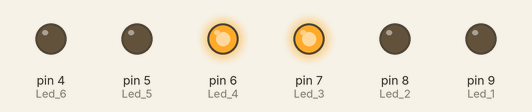
Recording of a sketch running on a simulated Arduino Uno, built with avr-gcc and run on an emulated ATmega328P. Shown: output pins drawn as LEDs (lit = HIGH).

Above: at 0.17 s.
At 0.87 s:
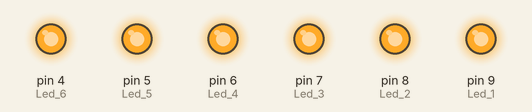
At 1.22 s:
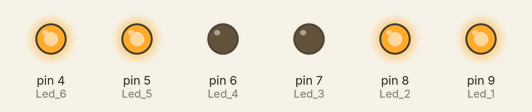
At 1.57 s:
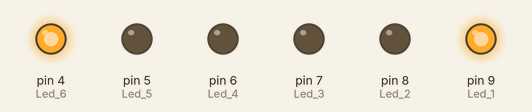
At 2.62 s:
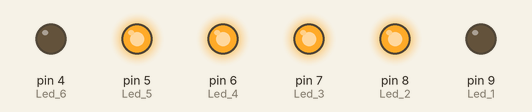
At 4.02 s:
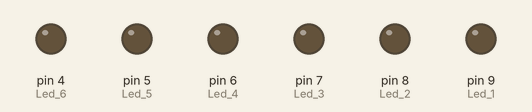
Timing chart, 0 to 4.8 s (numbered marks = the images above):
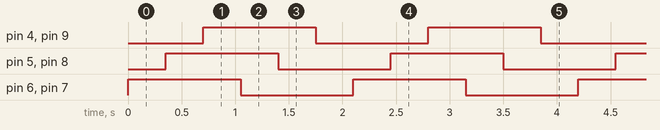

The sketch:

code.ino
```cpp
/*
	Projeto: Luizinha
    Cliente: SENAI-Timbó
    Projetista: William Colasso Pereira
    Data: 20/05/2024

    Resumo: Pisca-Pisca estrelinha

*/

//		Definição de constantes
#define Led_1 9
#define Led_2 8
#define Led_3 7
#define Led_4 6
#define Led_5 5
#define Led_6 4


void setup()		//Inicializa e define os valores iniciais
{
  	pinMode(Led_6,OUTPUT);		//Define a porta 4 como saída
  	pinMode(Led_5,OUTPUT);		//Define a porta 5 como saída
  	pinMode(Led_4,OUTPUT);		//Define a porta 6 como saída

	pinMode(Led_3,OUTPUT);		//Define a porta 7 como saída
  	pinMode(Led_2,OUTPUT);		//Define a porta 8 como saída
  	pinMode(Led_1,OUTPUT);		//Define a porta 9 como saída
}

void loop()		//Incia-se o loop infinito
{
  	digitalWrite(Led_3,HIGH);
  	digitalWrite(Led_4,HIGH);
  	delay(350);
  	digitalWrite(Led_2,HIGH);
  	digitalWrite(Led_5,HIGH);
  	delay(350);
  	digitalWrite(Led_1,HIGH);
  	digitalWrite(Led_6,HIGH);
  	delay(350);
  	digitalWrite(Led_3,LOW);
  	digitalWrite(Led_4,LOW);
  	delay(350);
  	digitalWrite(Led_2,LOW);
  	digitalWrite(Led_5,LOW);
  	delay(350);
  	digitalWrite(Led_1,LOW);
  	digitalWrite(Led_6,LOW);
  	delay(350);
}

		/*FIM DA PROGRAMAÇÃO*/
```

Measured:
- by itself, pin 4 (Led_6), pin 5 (Led_5), pin 6 (Led_4), pin 7 (Led_3), pin 8 (Led_2), pin 9 (Led_1): alternates HIGH for 1.1 s and LOW for 1.1 s
- by itself, everything shown: repeats every 2.1 s, in 6 steps
